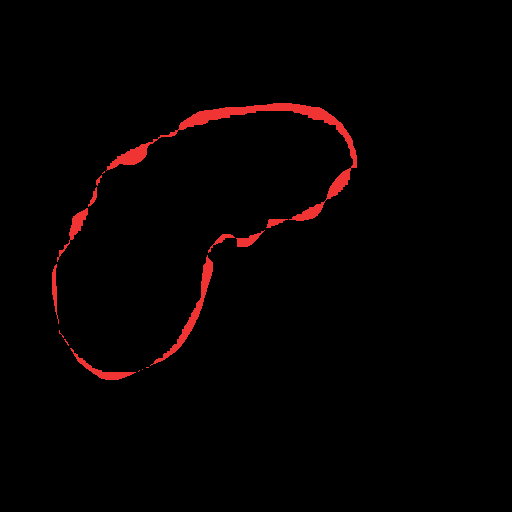
#> input picture evaluations/liver/patient_16/diff_patient_016.png, 512 x 512 px
$ python -i altering.py   (imports and definitions only)
#> lines starting #> are read from the running program, lines starting #| are printed output that depends on the picture; after the words box and inside, x2 and y2 are one past the last pixel; in counts of white or black regions, pixels touching at a corner belong together
from skimage.morphology import erosion, dilation
import numpy as np
import random

def __init__(kernel = 'default') -> None:
    kernel =np.array([
    [0,1,0],
    [1,1,1],
    [0,1,0]
    ]) if kernel == 'default' else kernel

def erode(sample, kernel = 'default', iterations = 1):
    kernel = np.array([
    [0,1,0],
    [1,1,1],
    [0,1,0]
    ]) if kernel == 'default' else kernel

    i = 0
    while i < iterations:
        sample = erosion(sample, kernel)
        i += 1
    return sample

def dilate(sample, kernel = 'default', iterations = 1):
    kernel = np.array([
    [0,1,0],
    [1,1,1],
    [0,1,0]
    ]) if kernel == 'default' else kernel

    i = 0
    while i < iterations:
        sample = dilation(sample, kernel)
        i += 1
    return sample


def remove_columns(image, hardness):
    # Ensure the hardness is valid
    if not 0 <= hardness < 1:
        raise ValueError("Hardness must be between 0 and 1")
    # Calculate the number of columns to remove
    num_columns = int(np.round(image.shape[1] * hardness))
    # Randomly choose the columns to remove
    columns_to_remove = np.random.choice(image.shape[1], num_columns, replace=False)
    # Set the chosen columns to zero
    for col in columns_to_remove:
        image[:, col] = 0
    return image


def copy_and_translate(image, hardness:float = 0.5):
    """
        This function takes as imput an image (numpy array), selects a portion of the image
        based on the given hardness, and randomly copies it somewhere else on the initial
        image.

        Parameters:
        -----------
            image:
                A Numpy array representation of the image
            hardness:float
                Between 0 and 1,
    """

    assert hardness>0 and hardness <1, "hardness must be strictly between 0 and 1"

    new_image = np.copy(image)

    # Retrieving information about the image size and the portion size
    image_width, image_height = np.shape(new_image)
    portion_size = int(hardness*min(image_width, image_height))
    # Selecting a portion to copy
    x1 = random.randint(0, image_width-portion_size)
    y1 = random.randint(0, image_height-portion_size)
    x2, y2 = x1+portion_size, y1+portion_size

    portion = image[x1:x2, y1:y2]
    # Selecting a spot where to paste the portion
    X1 = random.randint(0, image_width - portion_size)
    Y1 = random.randint(0, image_height - portion_size)

    # Pasting the portion
    new_image[X1:X1+portion_size,Y1:Y1+portion_size] = portion

    return new_image

def alter_image(image, parameters = None):

    # Ensure the input is a valid numpy array
    if not isinstance(image, np.ndarray):
        raise TypeError("Input image must be a numpy array")

    if len(np.shape(image)) == 3 : image = image[:,:,0] # Removing the useless time dimension

    # Setting default parameters
    parameters = {
        'param_copy': np.random.random()*0.7,
        'param_erode' : np.random.randint(0,20),
        'param_dilate' : np.random.randint(0,20),
        'param_columns' : np.random.random()*0.3

    } if parameters is None else parameters

    image = copy_and_translate(image, parameters['param_copy'])
    image = erode(image, iterations = parameters['param_erode'])
    image = dilate(image, iterations = parameters['param_dilate'])
    image = remove_columns(image, parameters['param_columns'])
    return image

>>> import cv2
>>> picture = cv2.imread('../../evaluations/liver/patient_16/diff_patient_016.png', cv2.IMREAD_GRAYSCALE)
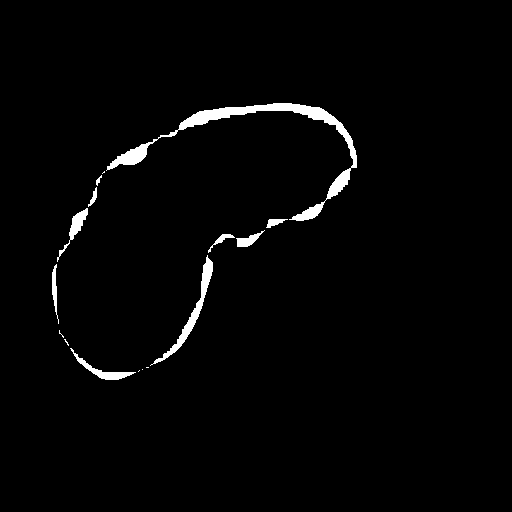
#> picture: shape (512, 512); values 0 (black) and 108 (white), 2% white; 16 white regions (6 under 20 px), largest, box (x1, y1, x2, y2) and area: (106, 103, 357, 221) 2961, (150, 255, 213, 366) 814, (70, 348, 136, 380) 389
>>> result = alter_image(picture)
#> in copy_and_translate, `portion = image[x1:x2, y1:y2]`:
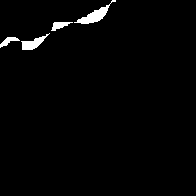
#> portion: shape (196, 196); values 0 (black) and 108 (white), 1.8% white; 4 white regions, box (x1, y1, x2, y2) and area: (74, 0, 116, 24) 293, (21, 33, 50, 50) 199, (51, 22, 73, 31) 105, (0, 37, 20, 48) 92
#> in copy_and_translate, `new_image[X1:X1+portion_size,Y1:Y1+portion_size] = portion`:
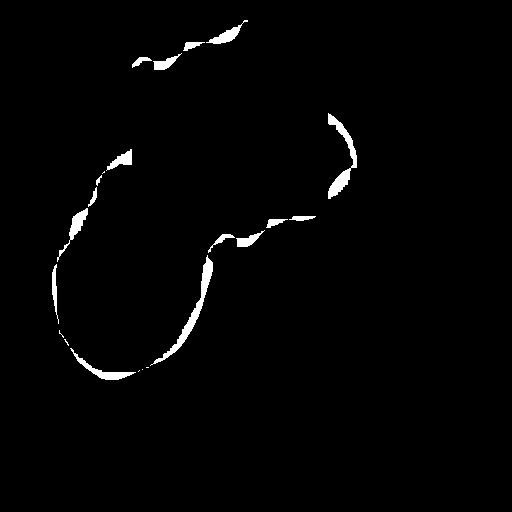
#> new_image: shape (512, 512); values 0 (black) and 108 (white), 1.5% white; 22 white regions (6 under 20 px), largest, box (x1, y1, x2, y2) and area: (150, 255, 213, 366) 814, (328, 113, 357, 199) 706, (70, 348, 136, 380) 389
#> after the loop in erode, `while i < iterations:`: i = 0
#> the loop in dilate, `while i < iterations:` made 3 passes
#> pass 1, in dilate, `sample = dilation(sample, kernel)`:
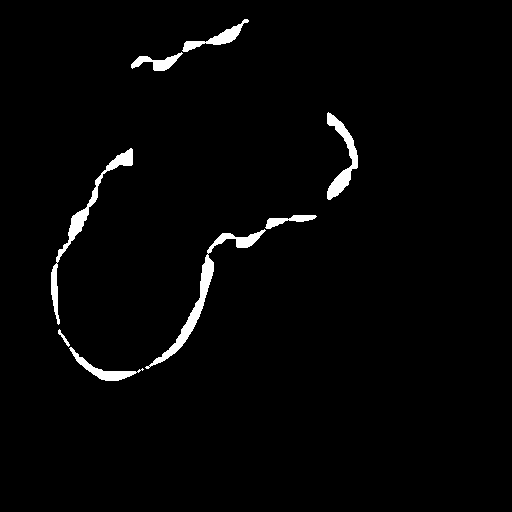
#> sample: shape (512, 512); values 0 (black) and 108 (white), 2.1% white; 8 white regions, largest, box (x1, y1, x2, y2) and area: (145, 229, 266, 369) 1524, (51, 148, 133, 325) 1276, (327, 112, 358, 200) 913
#> pass 2, in dilate, `sample = dilation(sample, kernel)`:
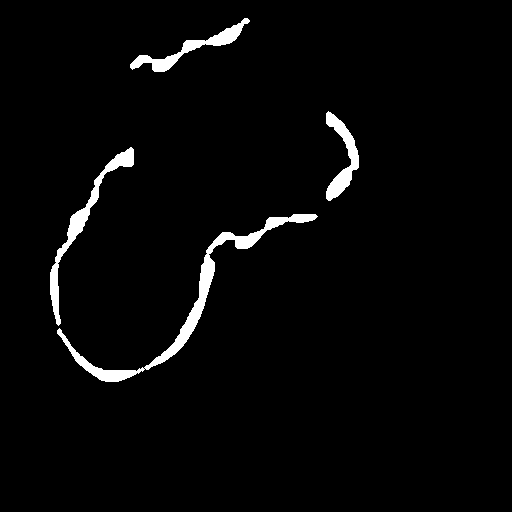
#> sample: shape (512, 512); values 0 (black) and 108 (white), 2.7% white; 4 white regions, box (x1, y1, x2, y2) and area: (57, 214, 318, 382) 3138, (50, 147, 134, 326) 1676, (130, 18, 250, 72) 1224, (326, 111, 359, 201) 1113
#> pass 3, in dilate, `sample = dilation(sample, kernel)`:
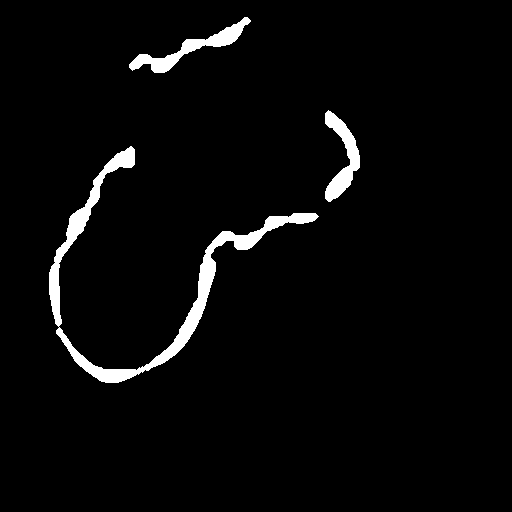
#> sample: shape (512, 512); values 0 (black) and 108 (white), 3.3% white; 3 white regions, box (x1, y1, x2, y2) and area: (49, 146, 319, 383) 5899, (129, 17, 251, 73) 1491, (325, 110, 360, 202) 1314
#> after the loop in dilate, `while i < iterations:`: i = 3
#> after the loop in remove_columns, `for col in columns_to_remove:`:
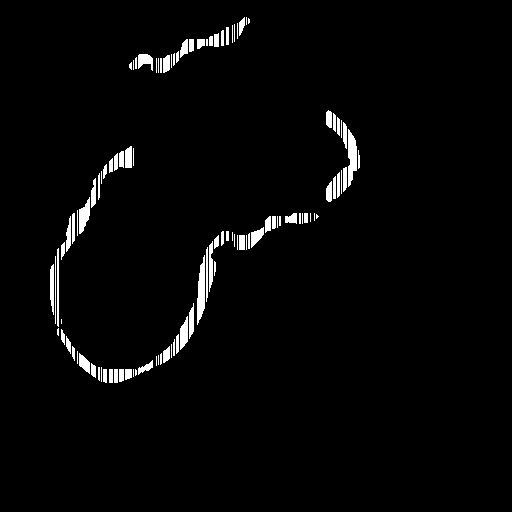
#> image: shape (512, 512); values 0 (black) and 108 (white), 2.5% white; 106 white regions (32 under 20 px), largest, box (x1, y1, x2, y2) and area: (197, 255, 205, 325) 382, (348, 129, 357, 187) 370, (79, 197, 90, 234) 245
